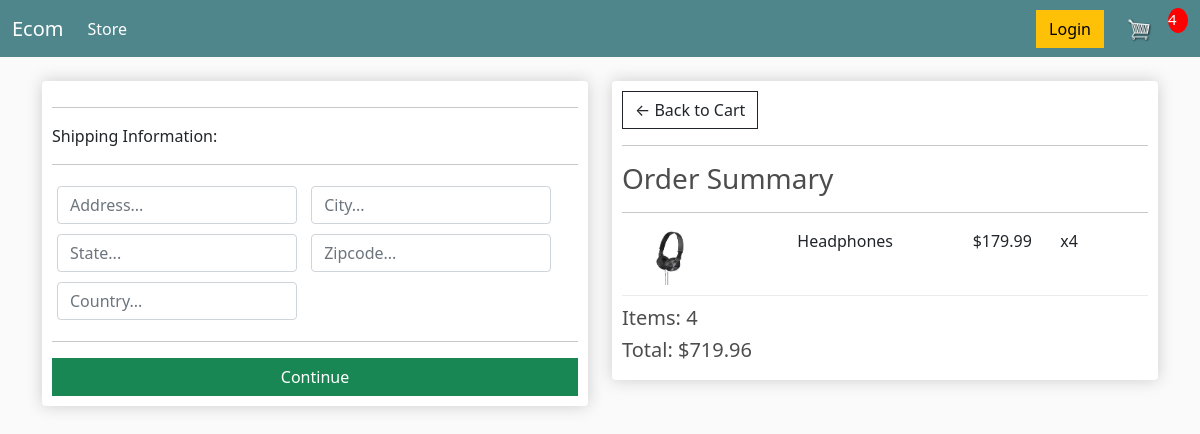
Screenshot of /checkout/ (signed in) with the database file from the repository.
### store/models.py (models this page shows, shortened)
class OrderItem(models.Model):
    product = models.ForeignKey(Product, on_delete=models.SET_NULL, blank=True, null=True)
    order = models.ForeignKey(Order, on_delete=models.SET_NULL, blank=True, null=True)
    quantity = models.IntegerField(default=0, null=True, blank=True)
    date_added = models.DateTimeField(auto_now_add=True)
    @property
    def get_total(self):
        total = self.product.price * self.quantity
        return total

class Product(models.Model):
    name = models.CharField(max_length=200, null=True)
    price = models.DecimalField(max_digits=7, decimal_places=2)
    digital = models.BooleanField(default=False, null=True, blank=False)
    image = models.ImageField(default='images/cart_image_placeholder.png', null=True, blank=True)
    @property
    def imageURL(self):
        try:
            url = self.image.url
        except:
            url = ''
        return url

class Order(models.Model):
    customer = models.ForeignKey(Customer, on_delete=models.SET_NULL, blank=True, null=True)
    date_ordered = models.DateTimeField(auto_now_add=True)
    complete = models.BooleanField(default=False, null=True, blank=False)
    transaction_id = models.CharField(max_length=200, null=True)
    @property
    def shipping(self):
        shipping = False
        orderitems = self.orderitem_set.all()
        for orderitem in orderitems:
            if not orderitem.product.digital:
                shipping = True
        return shipping
    @property
    def get_cart_total(self):
        orderitems = self.orderitem_set.all()
        total = sum([item.get_total for item in orderitems])
        return total
    @property
    def get_cart_items(self):
        orderitems = self.orderitem_set.all()
        total = sum([item.quantity for item in orderitems])
        return total

### store/views.py (the view)
# urls.py: path('checkout/', checkout, name='checkout'),
def checkout(request):
    data = cartData(request)
    cartItems = data['cartItems']
    order = data['order']
    items = data['items']
    context = {
        'items': items,
        'order': order,
        'cartItems': cartItems,
    }
    return render(request, 'store/checkout.html', context)

### store/utils.py (called while the page is built)
def cartData(request):
    if request.user.is_authenticated:
        customer = request.user.customer
        order, created = Order.objects.get_or_create(customer=customer, complete=False)
        items = order.orderitem_set.all()
        cartItems = order.get_cart_items
    else:
        cookieData = cookieCart(request)
        cartItems = cookieData['cartItems']
        order = cookieData['order']
        items = cookieData['items']
    return {'cartItems': cartItems, 'order': order, 'items': items}

### store/templates/store/checkout.html (shortened to what this page needs)
{% extends 'base.html' %}
{% load static %}
{% block content %}
    <div class="row">
        <div class="col-lg-6">
            <div class="box-element" id="form-wrapper">
                <form id="form">
                    <div id="shipping-info">
                        <hr>
                        <p>Shipping Information:</p>
                        <hr>
                        <div class="form-field">
                            <input class="form-control" type="text" name="address" placeholder="Address...">
                        </div>
                        <div class="form-field">
                            <input class="form-control" type="text" name="city" placeholder="City...">
                        </div>
                        <div class="form-field">
                            <input class="form-control" type="text" name="state" placeholder="State...">
                        </div>
                        <div class="form-field">
                            <input class="form-control" type="text" name="zipcode" placeholder="Zipcode...">
                        </div>
                        <div class="form-field">
                            <input class="form-control" type="text" name="country" placeholder="Country...">
                        </div>
                    </div>
                    <hr>
                    <div class="d-grid gap-2">
                        <input type="submit" id="form-button" class="btn btn-success" value="Continue">
                    </div>
                </form>
            </div>
            <br>
        </div>
        <div class="col-lg-6">
            <div class="box-element">
                <a class="btn btn-outline-dark" href="{% url 'cart' %}">&#x2190; Back to Cart</a>
                <hr>
                <h3>Order Summary</h3>
                <hr>
                {% for item in items %}
                    <div class="cart-row">
                        <div style="flex: 2"><img class="row-image" src="{{ item.product.imageURL }}"></div>
                        <div style="flex: 2">{{ item.product.name }}</div>
                        <div style="flex: 1">${{ item.product.price|floatformat:2 }}</div>
                        <div style="flex: 1">x{{ item.quantity }}</div>
                    </div>
                {% endfor %}
                <h5>Items: {{ order.get_cart_items }}</h5>
                <h5>Total: ${{ order.get_cart_total|floatformat:2 }}</h5>
            </div>
        </div>
    </div>
{% endblock %}

### static/css/main.css (style rules this page uses)
body { background-color: hsl(0, 0%, 98%); }
h1,h2,h3,h4,h5,h6 { color: hsl(0,0%,30%); }
.btn { border-radius: 0; }
.box-element { box-shadow: 0px 0px 16px hsl(0, 0%, 80%); background-color: #fff; border-radius: 4px; padding: 10px; }
.cart-row { display: flex; padding-bottom: 10px; margin-bottom: 10px; border-bottom: 1px solid #ececec; }
.row-image { width: 100px; }
.form-field { width: 250px; display: inline-block; padding: 5px; }

### rows the page displays
OrderItem: product.imageURL (picture), product.name "Headphones", product.price "179.99", quantity "4"
Order: get_cart_items "4", get_cart_total "719.96"

### other values shown
{{ cartItems }} "4"
